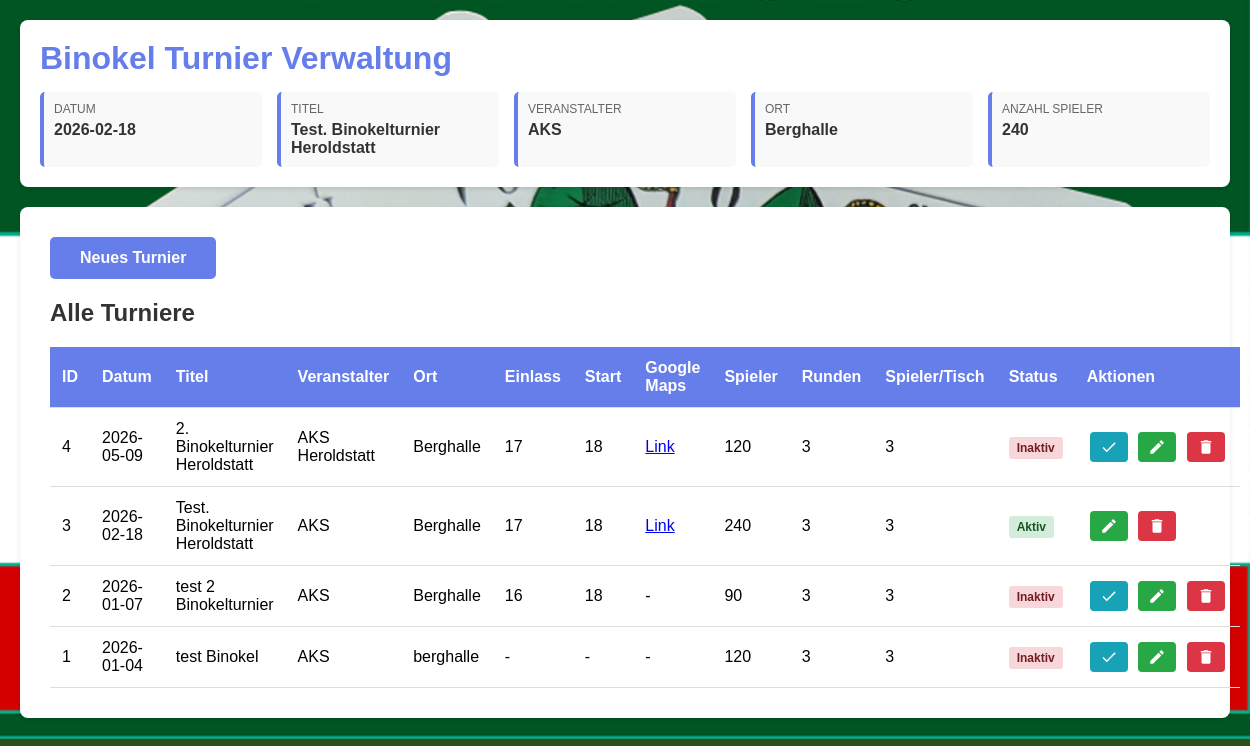
The app's page /turnier/turnier_erfassen.php with its own data.
### tables this page shows
CREATE TABLE turnier (
        id INTEGER PRIMARY KEY AUTOINCREMENT,
        datum TEXT NOT NULL,
        titel TEXT NOT NULL,
        veranstalter TEXT NOT NULL,
        ort TEXT NOT NULL,
        erstellt_am TEXT DEFAULT CURRENT_TIMESTAMP,
        aktiv INTEGER DEFAULT 1
    , anzahl_spieler INTEGER DEFAULT 0, anzahl_runden INTEGER DEFAULT 3, spieler_pro_runde INTEGER DEFAULT 3, aktive_runde INTEGER DEFAULT NULL, aktive_ergebnis_runde INTEGER DEFAULT NULL, googlemaps_link TEXT DEFAULT NULL, startzeit TEXT DEFAULT NULL, einlasszeit TEXT DEFAULT NULL);

### turnier/config.php (called while the page is built, shortened)
<?php
function getAktuellesTurnier() {
    $db = getDB();
    $stmt = $db->query("SELECT * FROM turnier WHERE aktiv = 1 ORDER BY id DESC LIMIT 1");
    return $stmt->fetch(PDO::FETCH_ASSOC);
}
function getAllTurniere() {
    $db = getDB();
    $stmt = $db->query("SELECT * FROM turnier ORDER BY datum DESC, id DESC");
    return $stmt->fetchAll(PDO::FETCH_ASSOC);
}

### turnier/turnier_erfassen.php (the view, shortened to what this page needs)
<?php
require_once 'config.php';
$aktuellesTurnier = getAktuellesTurnier();
$alleTurniere = getAllTurniere();
$success = null;
$error = null;
$editMode = false;
$editTurnier = null;
$showForm = isset($_GET['new']) || $editMode;
?>
<!DOCTYPE html>
<html lang="de">
<head>
</head>
<body>
    <?php include 'header.php'; ?>
    <div class="container">
        <div class="toolbar">
            <a href="?new=1" class="btn">Neues Turnier</a>
        </div>
        <?php if ($showForm): ?>
            <h2><?php echo $editMode ? 'Turnier bearbeiten' : 'Neues Turnier erfassen'; ?></h2>
            <?php if ($success): ?>
                <div class="message success">
                    <?php echo htmlspecialchars($success); ?>
                </div>
            <?php endif; ?>
            <?php if ($error): ?>
                <div class="message error">
                    <?php echo htmlspecialchars($error); ?>
                </div>
            <?php endif; ?>
            <form action="turnier_speichern.php" method="POST">
                <?php if ($editMode): ?>
                    <input type="hidden" name="id" value="<?php echo $editTurnier['id']; ?>">
                <?php endif; ?>
                <div class="form-group">
                    <label for="datum">Datum *</label>
                    <input type="date" id="datum" name="datum" required value="<?php echo $editMode ? htmlspecialchars($editTurnier['datum']) : ''; ?>">
                </div>
                <div class="form-group">
                    <label for="titel">Titel *</label>
                    <input type="text" id="titel" name="titel" required placeholder="z.B. 2. Binokelturnier Heroldstatt" value="<?php echo $editMode ? htmlspecialchars($editTurnier['titel']) : ''; ?>">
                </div>
                <div class="form-group">
                    <label for="veranstalter">Veranstalter *</label>
                    <input type="text" id="veranstalter" name="veranstalter" required placeholder="z.B. AKS Heroldstatt" value="<?php echo $editMode ? htmlspecialchars($editTurnier['veranstalter']) : ''; ?>">
                </div>
                <div class="form-group">
                    <label for="ort">Ort *</label>
                    <input type="text" id="ort" name="ort" required placeholder="z.B. Berghalle, 72535 Heroldstatt" value="<?php echo $editMode ? htmlspecialchars($editTurnier['ort']) : ''; ?>">
                </div>
                <div class="form-group">
                    <label for="einlasszeit">Einlasszeit (optional)</label>
                    <input type="text" id="einlasszeit" name="einlasszeit" placeholder="z.B. 17 Uhr" value="<?php echo $editMode ? htmlspecialchars($editTurnier['einlasszeit'] ?? '') : ''; ?>">
                </div>
                <div class="form-group">
                    <label for="startzeit">Startzeit (optional)</label>
                    <input type="text" id="startzeit" name="startzeit" placeholder="z.B. 18 Uhr" value="<?php echo $editMode ? htmlspecialchars($editTurnier['startzeit'] ?? '') : ''; ?>">
                </div>
                <div class="form-group">
                    <label for="googlemaps_link">Google Maps Link (optional)</label>
                    <input type="url" id="googlemaps_link" name="googlemaps_link" placeholder="z.B. https://maps.app.goo.gl/WW1vLiSJfzJ5VBrt8" value="<?php echo $editMode ? htmlspecialchars($editTurnier['googlemaps_link'] ?? '') : ''; ?>">
                </div>
                <div class="form-group">
                    <label for="anzahl_spieler">Anzahl der Spieler *</label>
                    <input type="number" id="anzahl_spieler" name="anzahl_spieler" required min="1" placeholder="z.B. 16" value="<?php echo $editMode ? htmlspecialchars($editTurnier['anzahl_spieler'] ?? '0') : ''; ?>" onchange="pruefeTeilbarkeit()" oninput="pruefeTeilbarkeit()">
                </div>
                <div class="form-group">
                    <label for="anzahl_runden">Anzahl der Runden *</label>
                    <input type="number" id="anzahl_runden" name="anzahl_runden" required min="1" value="<?php echo $editMode ? htmlspecialchars($editTurnier['anzahl_runden'] ?? '3') : '3'; ?>">
                </div>
                <div class="form-group">
                    <label for="spieler_pro_runde">Anzahl Spieler pro Runde (pro Tisch) *</label>
                    <input type="number" id="spieler_pro_runde" name="spieler_pro_runde" required min="2" value="<?php echo $editMode ? htmlspecialchars($editTurnier['spieler_pro_runde'] ?? '3') : '3'; ?>" onchange="pruefeTeilbarkeit()" oninput="pruefeTeilbarkeit()">
                    <small id="teilbarkeits_hinweis" style="display: none; color: #dc3545; margin-top: 5px; display: block;"></small>
                </div>
                <button type="submit" class="btn" id="submitBtn"><?php echo $editMode ? 'Turnier aktualisieren' : 'Turnier speichern'; ?></button>
            </form>
            <script>
                function pruefeTeilbarkeit() {
                    var anzahlSpieler = parseInt(document.getElementById('anzahl_spieler').value) || 0;
                    var spielerProRunde = parseInt(document.getElementById('spieler_pro_runde').value) || 0;
                    var hinweis = document.getElementById('teilbarkeits_hinweis');
                    var submitBtn = document.getElementById('submitBtn');
                    if (anzahlSpieler > 0 && spielerProRunde > 0) {
                        if (anzahlSpieler % spielerProRunde != 0) {
                            var rest = anzahlSpieler % spielerProRunde;
                            hinweis.textContent = 'Warnung: Die Anzahl der Spieler (' + anzahlSpieler + ') ist nicht ganzzahlig durch die Anzahl Spieler pro Runde (' + spielerProRunde + ') teilbar. Rest: ' + rest + '.';
                            hinweis.style.color = '#dc3545';
                            hinweis.style.display = 'block';
                            submitBtn.disabled = false; // Erlaube trotzdem das Absenden, Server validiert auch
                        } else {
                            hinweis.textContent = '✓ Die Anzahl der Spieler ist durch die Anzahl Spieler pro Runde teilbar.';
                            hinweis.style.color = '#28a745';
                            hinweis.style.display = 'block';
                            submitBtn.disabled = false;
                        }
                    } else {
                        hinweis.style.display = 'none';
                        submitBtn.disabled = false;
                    }
                }
                // Beim Laden der Seite prüfen, falls Werte bereits vorhanden
                window.addEventListener('DOMContentLoaded', function() {
                    pruefeTeilbarkeit();
                });
            </script>
        <?php else: ?>
            <h2>Alle Turniere</h2>
            <?php if (empty($alleTurniere)): ?>
                <p class="no-turnier">Noch keine Turniere erfasst.</p>
            <?php else: ?>
                <table>
                    <thead>
                        <tr>
                            <th>ID</th>
                            <th>Datum</th>
                            <th>Titel</th>
                            <th>Veranstalter</th>
                            <th>Ort</th>
                            <th>Einlass</th>
                            <th>Start</th>
                            <th>Google Maps</th>
                            <th>Spieler</th>
                            <th>Runden</th>
                            <th>Spieler/Tisch</th>
                            <th>Status</th>
                            <th>Aktionen</th>
                        </tr>
                    </thead>
                    <tbody>
                        <?php foreach ($alleTurniere as $turnier): ?>
                            <tr>
                                <td><?php echo htmlspecialchars($turnier['id']); ?></td>
                                <td><?php echo htmlspecialchars($turnier['datum']); ?></td>
                                <td><?php echo htmlspecialchars($turnier['titel']); ?></td>
                                <td><?php echo htmlspecialchars($turnier['veranstalter']); ?></td>
                                <td><?php echo htmlspecialchars($turnier['ort']); ?></td>
                                <td><?php echo htmlspecialchars($turnier['einlasszeit'] ?? '-'); ?></td>
                                <td><?php echo htmlspecialchars($turnier['startzeit'] ?? '-'); ?></td>
                                <td>
                                    <?php if (!empty($turnier['googlemaps_link'])): ?>
                                        <a href="<?php echo htmlspecialchars($turnier['googlemaps_link']); ?>" target="_blank" title="<?php echo htmlspecialchars($turnier['googlemaps_link']); ?>">Link</a>
                                    <?php else: ?>
                                        -
                                    <?php endif; ?>
                                </td>
                                <td><?php echo htmlspecialchars($turnier['anzahl_spieler'] ?? '0'); ?></td>
                                <td><?php echo htmlspecialchars($turnier['anzahl_runden'] ?? '3'); ?></td>
                                <td><?php echo htmlspecialchars($turnier['spieler_pro_runde'] ?? '3'); ?></td>
                                <td>
                                    <?php if ($turnier['aktiv'] == 1): ?>
                                        <span class="status-active">Aktiv</span>
                                    <?php else: ?>
                                        <span class="status-inactive">Inaktiv</span>
                                    <?php endif; ?>
                                </td>
                                <td>
                                    <div class="action-buttons">
                                        <?php if ($turnier['aktiv'] != 1): ?>
                                            <button class="icon-btn icon-btn-activate" onclick="activateTurnier(<?php echo $turnier['id']; ?>)" title="Aktivieren">
                                                <svg xmlns="http://www.w3.org/2000/svg" viewBox="0 0 24 24">
                                                    <path d="M9 16.2L4.8 12l-1.4 1.4L9 19 21 7l-1.4-1.4L9 16.2z"/>
                                                </svg>
                                            </button>
                                        <?php endif; ?>
                                        <button class="icon-btn icon-btn-edit" onclick="editTurnier(<?php echo $turnier['id']; ?>)" title="Bearbeiten">
                                            <svg xmlns="http://www.w3.org/2000/svg" viewBox="0 0 24 24">
                                                <path d="M3 17.25V21h3.75L17.81 9.94l-3.75-3.75L3 17.25zM20.71 7.04c.39-.39.39-1.02 0-1.41l-2.34-2.34c-.39-.39-1.02-.39-1.41 0l-1.83 1.83 3.75 3.75 1.83-1.83z"/>
                                            </svg>
                                        </button>
                                        <button class="icon-btn icon-btn-delete" onclick="deleteTurnier(<?php echo $turnier['id']; ?>)" title="Löschen">
                                            <svg xmlns="http://www.w3.org/2000/svg" viewBox="0 0 24 24">
                                                <path d="M6 19c0 1.1.9 2 2 2h8c1.1 0 2-.9 2-2V7H6v12zM19 4h-3.5l-1-1h-5l-1 1H5v2h14V4z"/>
                                            </svg>
                                        </button>
                                    </div>
                                </td>
                            </tr>
                        <?php endforeach; ?>
                    </tbody>
                </table>
            <?php endif; ?>
        <?php endif; ?>
    </div>
</body>
</html>

### turnier/header.php (shortened to what this page needs)
<?php
require_once 'config.php';
$aktuellesTurnier = getAktuellesTurnier();
?>
<div class="header">
    <h1>Binokel Turnier Verwaltung</h1>
    <?php if ($aktuellesTurnier): ?>
        <div class="turnier-info">
            <div class="info-item">
                <div class="info-label">Datum</div>
                <div class="info-value"><?php echo htmlspecialchars($aktuellesTurnier['datum']); ?></div>
            </div>
            <div class="info-item">
                <div class="info-label">Titel</div>
                <div class="info-value"><?php echo htmlspecialchars($aktuellesTurnier['titel']); ?></div>
            </div>
            <div class="info-item">
                <div class="info-label">Veranstalter</div>
                <div class="info-value"><?php echo htmlspecialchars($aktuellesTurnier['veranstalter']); ?></div>
            </div>
            <div class="info-item">
                <div class="info-label">Ort</div>
                <div class="info-value"><?php echo htmlspecialchars($aktuellesTurnier['ort']); ?></div>
            </div>
            <div class="info-item">
                <div class="info-label">Anzahl Spieler</div>
                <div class="info-value"><?php echo htmlspecialchars($aktuellesTurnier['anzahl_spieler'] ?? '0'); ?></div>
            </div>
        </div>
    <?php else: ?>
        <p class="no-turnier">Noch kein Turnier erfasst</p>
    <?php endif; ?>
</div>

### turnier/turnier_erfassen.php (style rules this page uses)
* { margin: 0; padding: 0; box-sizing: border-box; }
body { font-family: Arial, sans-serif; background-color: #2d5016; background-image: url('../img/Binokel_Hintergrund.png'); background-size: contain; background-position: center top; background-repeat: no-repeat; background-attachment: fixed; padding: 20px; }
.container { background: white; padding: 30px; border-radius: 8px; box-shadow: 0 2px 4px rgba(0,0,0,0.1); max-width: 1400px; margin: 0 auto; }
.toolbar { display: flex; justify-content: space-between; align-items: center; margin-bottom: 20px; }
h2 { color: #333; margin-bottom: 20px; }
.btn { background: #667eea; color: white; padding: 12px 30px; border: none; border-radius: 5px; font-size: 16px; font-weight: 600; cursor: pointer; transition: background-color 0.3s; text-decoration: none; display: inline-block; }
table { width: 100%; border-collapse: collapse; margin-top: 20px; }
th, td { padding: 12px; text-align: left; border-bottom: 1px solid #ddd; }
th { background: #667eea; color: white; font-weight: bold; }
.icon-btn { padding: 6px 10px; margin: 0 3px; border: none; border-radius: 4px; cursor: pointer; display: inline-flex; align-items: center; justify-content: center; transition: background-color 0.2s, transform 0.1s; vertical-align: middle; }
.icon-btn svg { width: 18px; height: 18px; fill: white; }
.icon-btn-edit { background: #28a745; }
.icon-btn-delete { background: #dc3545; }
.icon-btn-activate { background: #17a2b8; }
.action-buttons { white-space: nowrap; }
.status-active { padding: 4px 8px; background: #d4edda; color: #155724; border-radius: 3px; font-size: 12px; font-weight: bold; }
.status-inactive { padding: 4px 8px; background: #f8d7da; color: #721c24; border-radius: 3px; font-size: 12px; font-weight: bold; }

### turnier/header.php (style rules this page uses)
.header { background: white; padding: 20px; border-radius: 8px; margin-bottom: 20px; box-shadow: 0 2px 4px rgba(0,0,0,0.1); }
.header h1 { color: #667eea; margin-bottom: 15px; }
.turnier-info { display: grid; grid-template-columns: repeat(auto-fit, minmax(200px, 1fr)); gap: 15px; margin-top: 15px; }
.info-item { padding: 10px; background: #f9f9f9; border-radius: 5px; border-left: 4px solid #667eea; }
.info-label { font-size: 12px; color: #666; text-transform: uppercase; margin-bottom: 5px; }
.info-value { font-size: 16px; font-weight: bold; color: #333; }

### records on screen
turnier: datum "2026-02-18", titel "Test. Binokelturnier Heroldstatt", veranstalter "AKS", ort "Berghalle", anzahl_spieler "240", id "3", einlasszeit "17", startzeit "18", anzahl_runden "3", spieler_pro_runde "3", aktiv "Aktiv"
turnier: id "4", datum "2026-05-09", titel "2. Binokelturnier Heroldstatt", veranstalter "AKS Heroldstatt", ort "Berghalle", einlasszeit "17", startzeit "18", anzahl_spieler "120", anzahl_runden "3", spieler_pro_runde "3", aktiv "Inaktiv"
turnier: id "2", datum "2026-01-07", titel "test 2 Binokelturnier", veranstalter "AKS", ort "Berghalle", einlasszeit "16", startzeit "18", anzahl_spieler "90", anzahl_runden "3", spieler_pro_runde "3", aktiv "Inaktiv"
turnier: id "1", datum "2026-01-04", titel "test Binokel", veranstalter "AKS", ort "berghalle", einlasszeit "-", startzeit "-", anzahl_spieler "120", anzahl_runden "3", spieler_pro_runde "3", aktiv "Inaktiv"
